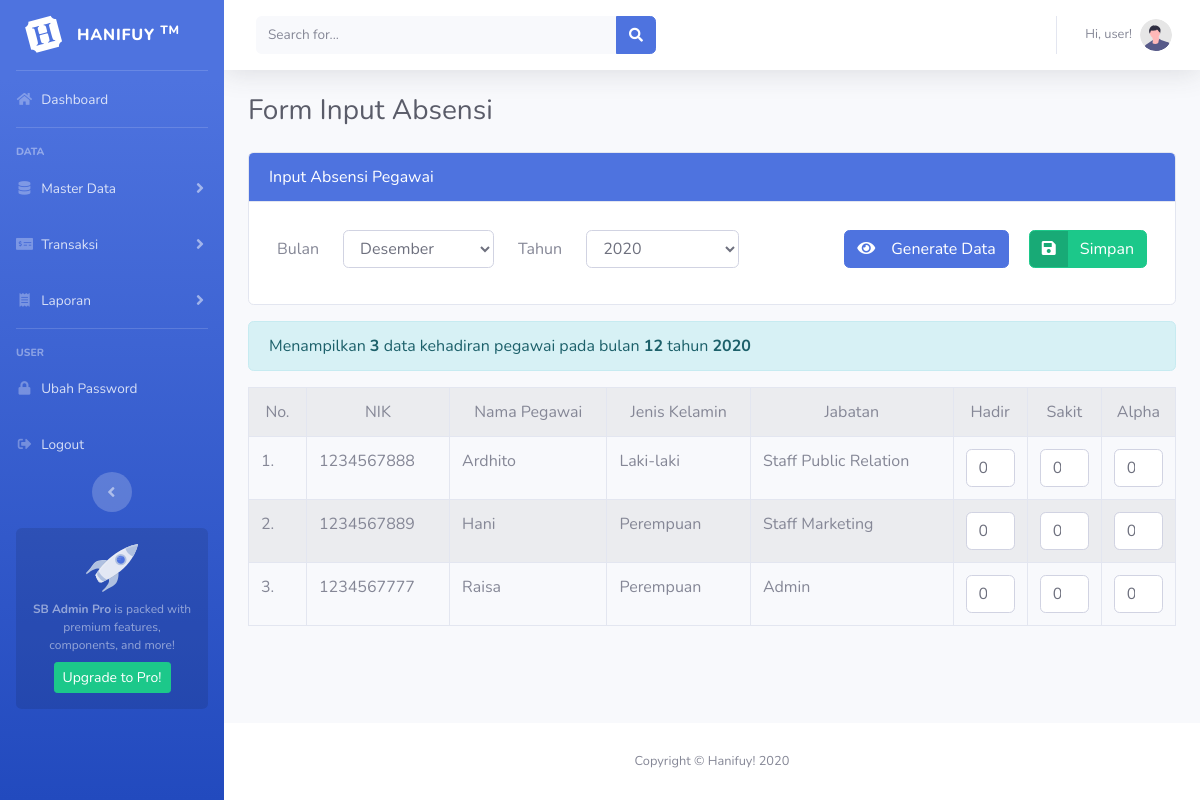
/admin/dataAbsensi/inputAbsensi?bulan=12&&tahun=2020, run on the app's committed database.
### tables this page shows
CREATE TABLE `data_pegawai` (
  `id_pegawai` int(11) NOT NULL,
  `nik` varchar(50) NOT NULL,
  `nama_pegawai` varchar(225) NOT NULL,
  `username` varchar(120) NOT NULL,
  `password` varchar(255) NOT NULL,
  `jenis_kelamin` varchar(20) NOT NULL,
  `jabatan` varchar(50) NOT NULL,
  `tanggal_masuk` date NOT NULL,
  `status` varchar(50) NOT NULL,
  `photo` varchar(225) NOT NULL,
  `hak_akses` int(11) NOT NULL
);

CREATE TABLE `data_jabatan` (
  `id_jabatan` int(11) NOT NULL,
  `nama_jabatan` varchar(120) NOT NULL,
  `gaji_pokok` varchar(50) NOT NULL,
  `tj_transport` varchar(50) NOT NULL,
  `uang_makan` varchar(50) NOT NULL
);

### application/controllers/admin/DataAbsensi.php (called while the page is built, shortened)
<?php
class DataAbsensi extends CI_Controller {
    public function inputAbsensi()
    {
        $data['title'] = "Form Input Absensi";
        if (isset($_GET['bulan']) && isset($_GET['tahun'])){
            $bulan = $_GET['bulan'];
            $tahun = $_GET['tahun'];
            $bulantahun = $bulan.$tahun;
        } else {
            $bulan = date('m');
            $tahun = date('Y');
            $bulantahun = $bulan.$tahun;
        }
        $data['input_absensi'] = $this->db->query("
        SELECT data_pegawai.*,
        data_jabatan.nama_jabatan
        FROM data_pegawai
        INNER JOIN data_jabatan ON data_pegawai.jabatan = data_jabatan.nama_jabatan
        WHERE NOT EXISTS (
            SELECT * FROM data_kehadiran
            WHERE bulan='$bulantahun'
            AND data_pegawai.nik = data_kehadiran.nik
            )
        ORDER BY data_pegawai.nama_pegawai ASC
        ")->result()
        ;
        $this->load->view('templates_admin/header', $data);
        $this->load->view('templates_admin/sidebar');
        $this->load->view('admin/formInputAbsensi', $data);
        $this->load->view('footer');
    }
}

### index.php (called while the page is built, shortened)
<?php
require_once BASEPATH.'core/CodeIgniter.php';

### application/views/admin/formInputAbsensi.php (the view, shortened to what this page needs)
<div class="container-fluid">
    <div class="d-sm-flex align-items-center justify-content-between mb-4">
        <h1 class="h3 mb-0 text-gray-800"><?php echo $title ?></h1>
    </div>
    <div class="card mb-3">
        <div class="card-header bg-primary text-white">
            Input Absensi Pegawai
        </div>
        <div class="card-body">
            <div class="d-flex">
                <div class="p-2">
                    <form class="form-inline" id="filter">
                        <div class="form-group mb-2 mr-4">
                            <label for="staticEmail2" class="mr-4">Bulan</label>
                            <select class="form-control" name="bulan" required>
                                <?php
                                $opsiBulan = array(
                                    "01" => "Januari",
                                    "02" => "Februari",
                                    "03" => "Maret",
                                    "04" => "April",
                                    "05" => "Mei",
                                    "06" => "Juni",
                                    "07" => "Juli",
                                    "08" => "Agustus",
                                    "09" => "September",
                                    "10" => "Oktober",
                                    "11" => "November",
                                    "12" => "Desember"
                                );
                                $bulan = $this->input->get('bulan');
                                foreach ($opsiBulan as $index => $namaBulan) {
                                    echo "<option value='$index' ";
                                    if ($bulan == $index)
                                        echo "selected";
                                    echo ">$namaBulan</option>";
                                }
                                ?>
                            </select>
                        </div>
                        <div class="form-group mb-2 mr-4">
                            <label for="staticEmail2" class="mr-4">Tahun</label>
                            <select class="form-control" name="tahun" required>
                                <?php
                                $tahun = $this->input->get('tahun');
                                $tahunSekarang = date('Y');
                                for ($th = $tahunSekarang; $th < $tahunSekarang + 5; $th++) {
                                    echo "<option value='$th' ";
                                    if ($tahun == $th)
                                        echo "selected";
                                    echo ">$th</option>";
                                }
                                ?>
                            </select>
                        </div>
                    </form>
                </div>
                <div class="ml-auto p-2">
                    <button onclick="document.getElementById('filter').submit()" class="btn btn-primary mb-2 ml-auto mr-2"><i class="fas fa-eye mr-3"></i>Generate Data</button>
                    <button type="button" data-toggle="modal" data-target="#exampleModal" class="btn btn-success btn-icon-split mb-2 ml-2"
                    <?php if (count($input_absensi)==0) echo'disabled'?>>
                        <span class="icon text-white">
                        <i class="fas fa-save"></i>
                        </span>
                        <span class="text">Simpan</span>
                    </button>
                </div>
            </div>
        </div>
    </div>
    <?php
    if (!$this->input->get('bulan') || !$this->input->get('tahun') ||
        $this->input->get('bulan')=='' || $this->input->get('tahun')==''){
        $bulan = date('m');
        $tahun = date('Y');
        $bulantahun = $bulan.$tahun;
    ?>
        <div class="alert alert-danger">
            Mohon masukkan bulan dan tahun terlebih dahulu.
        </div>
    <?php
    } else {
        $bulan = $_GET['bulan'];
        $tahun = $_GET['tahun'];
    ?>
        <?php
        if (!count($input_absensi)){ ?>
        <div class="alert alert-danger">
            Mohon maaf data pada bulan ini sudah terinput.
            <a href="<?php echo base_url('/admin/dataAbsensi?')."bulan=$bulan&tahun=$tahun"?>">Klik disini untuk menampilkan data</a>, atau
            silahkan input data kehadiran pada bulan lain.
        </div>
        <?php
        } else { ?>
            <div class="alert alert-info">
                Menampilkan
                <span class="font-weight-bold"><?php echo count($input_absensi)?> </span>
                data kehadiran pegawai pada
                bulan <span class="font-weight-bold"><?php echo $bulan ?></span>
                tahun <span class="font-weight-bold"><?php echo date($tahun) ?></span>
            </div>
            <form method="POST" id="data" name="submit">
                <table class="table table-bordered table-striped">
                    <tr class="text-center">
                        <td>No.</td>
                        <td>NIK</td>
                        <td>Nama Pegawai</td>
                        <td>Jenis Kelamin</td>
                        <td>Jabatan</td>
                        <td>Hadir</td>
                        <td>Sakit</td>
                        <td>Alpha</td>
                    </tr>
                    <?php $no=1; foreach ($input_absensi as $a) : ?>
                        <tr>
                            <td><?php echo $no++?>.</td>
                            <td><?php echo $a->nik?></td>
                            <td><?php echo $a->nama_pegawai?></td>
                            <td><?php echo $a->jenis_kelamin?></td>
                            <td><?php echo $a->nama_jabatan ?></td>
                            <td width="8%"><input type="number" value="0" min="0" name="hadir[]" class="form-control"></td>
                            <td width="8%"><input type="number" value="0" min="0" name="sakit[]" class="form-control"></td>
                            <td width="8%"><input type="number" value="0" min="0" name="alpha[]" class="form-control"></td>
                        </tr>
                    <?php endforeach; ?>
                </table>
            </form>
        <?php
        }?>
    <?php
    }?>
</div>
</div>

### data on the page
data_pegawai: nik "1234567888", nama_pegawai "Ardhito", jenis_kelamin "Laki-laki", data_jabatan.nama_jabatan "Staff Public Relation"
data_pegawai: nik "1234567889", nama_pegawai "Hani", jenis_kelamin "Perempuan", data_jabatan.nama_jabatan "Staff Marketing"
data_pegawai: nik "1234567777", nama_pegawai "Raisa", jenis_kelamin "Perempuan", data_jabatan.nama_jabatan "Admin"

### other printed values
$title "Form Input Absensi"
count($input_absensi) "3"
$bulan "12"
date($tahun) "2020"
form field bulan "Desember"
form field tahun "2020"
